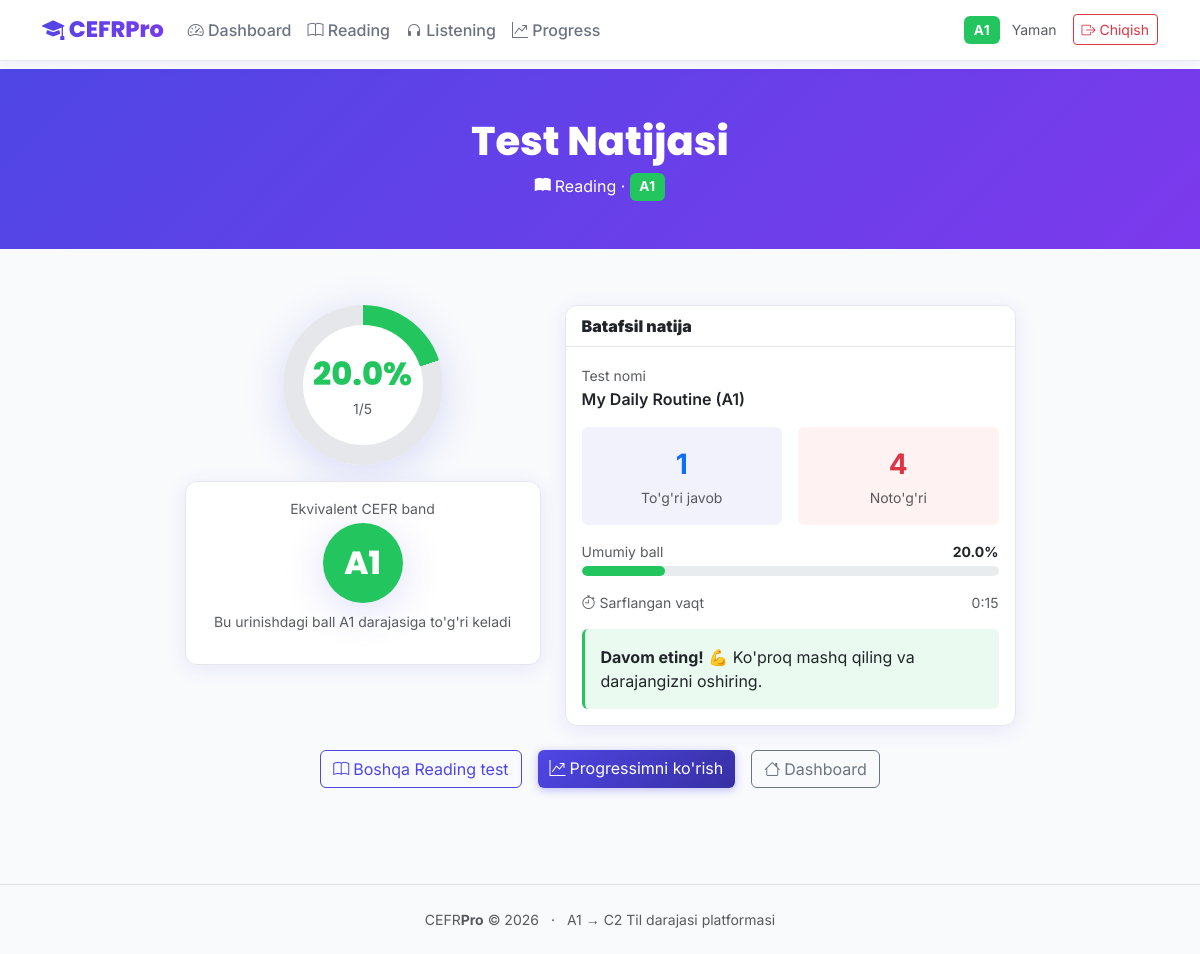
Page /results/1 (signed in) on the committed database.
### models.py (models this page shows, shortened)
class User(UserMixin, db.Model):
    __tablename__ = 'users'
    id = db.Column(db.Integer, primary_key=True)
    username = db.Column(db.String(80), unique=True, nullable=False)
    email = db.Column(db.String(120), unique=True, nullable=False)
    password_hash = db.Column(db.String(256), nullable=False)
    full_name = db.Column(db.String(120), default='')
    cefr_level = db.Column(db.String(4), default='A1')
    is_admin = db.Column(db.Boolean, default=False)
    created_at = db.Column(db.DateTime, default=datetime.utcnow)
    attempts = db.relationship('TestAttempt', backref='user', lazy=True)

class TestAttempt(db.Model):
    __tablename__ = 'test_attempts'
    id = db.Column(db.Integer, primary_key=True)
    user_id = db.Column(db.Integer, db.ForeignKey('users.id'), nullable=False)
    test_type = db.Column(db.String(20), nullable=False)   # 'reading' or 'listening'
    test_id = db.Column(db.Integer, nullable=False)
    level = db.Column(db.String(4), nullable=False)
    score = db.Column(db.Integer, default=0)               # correct answers
    total = db.Column(db.Integer, default=0)               # total questions
    percentage = db.Column(db.Float, default=0.0)
    time_spent = db.Column(db.Integer, default=0)          # seconds
    taken_at = db.Column(db.DateTime, default=datetime.utcnow)

class ReadingTest(db.Model):
    __tablename__ = 'reading_tests'
    id = db.Column(db.Integer, primary_key=True)
    title = db.Column(db.String(200), nullable=False)
    level = db.Column(db.String(4), nullable=False)       # A1, A2, …, C2
    passage = db.Column(db.Text, nullable=False)
    time_limit = db.Column(db.Integer, default=20)         # minutes
    created_at = db.Column(db.DateTime, default=datetime.utcnow)
    questions = db.relationship('ReadingQuestion', backref='test', lazy=True,
                                cascade='all, delete-orphan')

### app.py (the view)
@app.route('/results/<int:attempt_id>')
@login_required
def results(attempt_id):
    attempt = TestAttempt.query.get_or_404(attempt_id)
    if attempt.user_id != current_user.id and not current_user.is_admin:
        abort(403)
    pct = attempt.percentage
    if pct >= 90:
        band = 'C2'
    elif pct >= 78:
        band = 'C1'
    elif pct >= 65:
        band = 'B2'
    elif pct >= 52:
        band = 'B1'
    elif pct >= 38:
        band = 'A2'
    else:
        band = 'A1'
    if attempt.test_type == 'reading':
        test = ReadingTest.query.get(attempt.test_id)
    else:
        test = ListeningTest.query.get(attempt.test_id)
    return render_template('results.html', attempt=attempt, band=band, test=test)

### app.py (called while the page is built)
@login_manager.user_loader
def load_user(user_id):
    return User.query.get(int(user_id))

@app.context_processor
def inject_globals():
    return {'cefr_levels': CEFR_LEVELS, 'now': datetime.utcnow()}

### templates/results.html (shortened to what this page needs)
{% extends 'base.html' %}
{% block content %}
{% set color_map = {'A1':'#22C55E','A2':'#16A34A','B1':'#F59E0B','B2':'#D97706','C1':'#EF4444','C2':'#7C3AED'} %}
<div class="page-header text-center">
  <div class="container">
    <h1 class="fade-in">Test Natijasi</h1>
    <p class="fade-in fade-in-delay-1">
      {% if attempt.test_type == 'reading' %}<i class="bi bi-book-fill me-1"></i>Reading
      {% else %}<i class="bi bi-headphones me-1"></i>Listening{% endif %}
      · <span class="cefr-badge badge-{{ attempt.level }}">{{ attempt.level }}</span>
    </p>
  </div>
</div>
<div class="container pb-5">
  <div class="row justify-content-center g-4 mt-1">
    <div class="col-md-4 text-center">
      <div class="result-circle mx-auto mb-3"
           style="--pct:{{ attempt.percentage / 100 * 360 }}deg;
                  background: conic-gradient({{ color_map.get(band, 'var(--primary)') }} {{ attempt.percentage }}%, #E5E7EB 0%)">
        <div class="inner">
          <div class="pct-text" style="color:{{ color_map.get(band,'var(--primary)') }}">{{ attempt.percentage }}%</div>
          <div class="text-muted small">{{ attempt.score }}/{{ attempt.total }}</div>
        </div>
      </div>
      <div class="card p-3 text-center">
        <div class="text-muted small mb-1">Ekvivalent CEFR band</div>
        <div class="estimated-level-badge badge-{{ band }} mx-auto" style="font-size:2rem;width:80px;height:80px;">{{ band }}</div>
        <p class="mt-2 text-muted small">Bu urinishdagi ball {{ band }} darajasiga to'g'ri keladi</p>
      </div>
    </div>
    <div class="col-md-5">
      <div class="card h-100">
        <div class="card-header"><strong>Batafsil natija</strong></div>
        <div class="card-body">
          {% if test %}
          <div class="mb-3">
            <small class="text-muted">Test nomi</small>
            <div class="fw-semibold">{{ test.title }}</div>
          </div>
          {% endif %}
          <div class="row g-3 mb-3">
            <div class="col-6">
              <div class="p-3 rounded text-center" style="background:rgba(79,70,229,.07)">
                <div class="fs-3 fw-bold text-primary">{{ attempt.score }}</div>
                <small class="text-muted">To'g'ri javob</small>
              </div>
            </div>
            <div class="col-6">
              <div class="p-3 rounded text-center" style="background:rgba(239,68,68,.07)">
                <div class="fs-3 fw-bold text-danger">{{ attempt.total - attempt.score }}</div>
                <small class="text-muted">Noto'g'ri</small>
              </div>
            </div>
          </div>
          <div class="mb-3">
            <div class="d-flex justify-content-between mb-1">
              <small class="text-muted">Umumiy ball</small>
              <small class="fw-bold">{{ attempt.percentage }}%</small>
            </div>
            <div class="progress" style="height:10px;border-radius:5px">
              <div class="progress-bar" role="progressbar"
                   style="width:{{ attempt.percentage }}%;
                          background:{{ color_map.get(band,'var(--primary)') }};
                          border-radius:5px;transition:width 1s ease">
              </div>
            </div>
          </div>
          {% if attempt.time_spent %}
          <div class="d-flex justify-content-between text-muted small">
            <span><i class="bi bi-stopwatch me-1"></i>Sarflangan vaqt</span>
            <span>{{ (attempt.time_spent // 60) }}:{{ '%02d'|format(attempt.time_spent % 60) }}</span>
          </div>
          {% endif %}
          <div class="mt-3 p-3 rounded"
               style="background:{{ color_map.get(band,'var(--primary)') }}18;border-left:3px solid {{ color_map.get(band,'var(--primary)') }}">
            {% if attempt.percentage >= 80 %}
              <strong>Ajoyib natija!</strong> 🎉 Siz {{ band }} darajasini a'lo bajardiniz.
            {% elif attempt.percentage >= 60 %}
              <strong>Yaxshi natija!</strong> 👍 {{ band }} darajasida yaxshi ko'rsatkichlar.
            {% else %}
              <strong>Davom eting!</strong> 💪 Ko'proq mashq qiling va darajangizni oshiring.
            {% endif %}
          </div>
        </div>
      </div>
    </div>
  </div>
  <div class="text-center mt-4 d-flex justify-content-center gap-3 flex-wrap">
    {% if attempt.test_type == 'reading' %}
    <a href="{{ url_for('reading_list') }}" class="btn btn-outline-primary">
      <i class="bi bi-book me-1"></i>Boshqa Reading test
    </a>
    {% else %}
    <a href="{{ url_for('listening_list') }}" class="btn btn-outline-warning">
      <i class="bi bi-headphones me-1"></i>Boshqa Listening test
    </a>
    {% endif %}
    <a href="{{ url_for('progress') }}" class="btn btn-primary">
      <i class="bi bi-graph-up-arrow me-1"></i>Progressimni ko'rish
    </a>
    <a href="{{ url_for('dashboard') }}" class="btn btn-outline-secondary">
      <i class="bi bi-house me-1"></i>Dashboard
    </a>
  </div>
</div>
{% endblock %}

### templates/base.html (shortened to what this page needs)
<!DOCTYPE html>
<html lang="uz">
<head>
  <link href="https://cdn.jsdelivr.net/npm/bootstrap@5.3.2/dist/css/bootstrap.min.css" rel="stylesheet">
  <link href="https://cdn.jsdelivr.net/npm/bootstrap-icons@1.11.3/font/bootstrap-icons.min.css" rel="stylesheet">
  <link href="{{ url_for('static', filename='css/style.css') }}" rel="stylesheet">
</head>
<body>
{% if current_user.is_authenticated %}
<nav class="navbar navbar-expand-lg sticky-top">
  <div class="container">
    <a class="navbar-brand" href="{{ url_for('dashboard') }}">
      <i class="bi bi-mortarboard-fill"></i> CEFR<span style="color:var(--secondary)">Pro</span>
    </a>
    <div class="collapse navbar-collapse" id="navMain">
      <ul class="navbar-nav me-auto mb-2 mb-lg-0">
        <li class="nav-item">
          <a class="nav-link {% if request.endpoint == 'dashboard' %}active{% endif %}"
             href="{{ url_for('dashboard') }}"><i class="bi bi-speedometer2"></i> Dashboard</a>
        </li>
        <li class="nav-item">
          <a class="nav-link {% if 'reading' in request.endpoint %}active{% endif %}"
             href="{{ url_for('reading_list') }}"><i class="bi bi-book"></i> Reading</a>
        </li>
        <li class="nav-item">
          <a class="nav-link {% if 'listening' in request.endpoint %}active{% endif %}"
             href="{{ url_for('listening_list') }}"><i class="bi bi-headphones"></i> Listening</a>
        </li>
        <li class="nav-item">
          <a class="nav-link {% if request.endpoint == 'progress' %}active{% endif %}"
             href="{{ url_for('progress') }}"><i class="bi bi-graph-up-arrow"></i> Progress</a>
        </li>
      </ul>
      <div class="d-flex align-items-center gap-2">
        <span class="cefr-badge badge-{{ current_user.cefr_level }} me-1">
          {{ current_user.cefr_level }}
        </span>
        <span class="text-muted small">{{ current_user.full_name or current_user.username }}</span>
        <a href="{{ url_for('logout') }}" class="btn btn-sm btn-outline-danger ms-2">
          <i class="bi bi-box-arrow-right"></i> Chiqish
        </a>
      </div>
    </div>
  </div>
</nav>
{% endif %}
{% block content %}{% endblock %}
<footer class="mt-5 py-4 border-top text-center text-muted small">
  <div class="container">
    <span>CEFR<strong>Pro</strong> &copy; {{ now.year }}</span>
    <span class="mx-2">·</span>
    <span>A1 → C2 Til darajasi platformasi</span>
  </div>
</footer>
</body>
</html>

### static/css/style.css (style rules this page uses)
:root { --primary: #4F46E5; --primary-light: #818CF8; --primary-dark: #3730A3; --secondary: #7C3AED; --bg: #F8FAFC; --surface: #FFFFFF; --border: #E5E7EB; --text: #1F2937; --text-muted: #6B7280; --success: #10B981; --warning: #F59E0B; --danger: #EF4444; --radius: 12px; --shadow: 0 4px 20px rgba(79,70,229,0.10); --shadow-lg: 0 8px 40px rgba(79,70,229,0.18); --a1: #22C55E; --a2: #16A34A; --b1: #F59E0B; --b2: #D97706; --c1: #EF4444; --c2: #7C3AED; }
* { box-sizing: border-box; margin: 0; padding: 0; }
body { font-family: 'Inter', sans-serif; background: var(--bg); color: var(--text); min-height: 100vh; }
.navbar-brand { font-family: 'Poppins', sans-serif; font-weight: 800; font-size: 1.4rem; background: linear-gradient(135deg, var(--primary), var(--secondary)); -webkit-background-clip: text; -webkit-text-fill-color: transparent; background-clip: text; }
.navbar { background: rgba(255,255,255,0.95) !important; backdrop-filter: blur(12px); border-bottom: 1px solid var(--border); box-shadow: 0 2px 12px rgba(79,70,229,0.07); }
.nav-link { color: var(--text-muted) !important; font-weight: 500; transition: color .2s; }
.page-header { background: linear-gradient(135deg, var(--primary) 0%, var(--secondary) 100%); color: white; padding: 3rem 0 2rem; margin-bottom: 2rem; }
.page-header h1 { font-family: 'Poppins', sans-serif; font-weight: 800; }
.page-header p { opacity: .85; }
.card { border: 1px solid var(--border); border-radius: var(--radius); box-shadow: var(--shadow); transition: box-shadow .25s, transform .25s; background: var(--surface); }
.card-header { border-radius: var(--radius) var(--radius) 0 0 !important; border-bottom: 1px solid var(--border); background: var(--surface); font-weight: 600; }
.badge-A1 { background-color: var(--a1); color: #fff; }
.cefr-badge { display: inline-block; padding: .28em .7em; border-radius: 6px; font-weight: 700; font-size: .85em; letter-spacing: .04em; }
.result-circle { width: 160px; height: 160px; border-radius: 50%; display: inline-flex; align-items: center; justify-content: center; flex-direction: column; background: conic-gradient(var(--primary) var(--pct, 0%), #E5E7EB 0%); box-shadow: var(--shadow-lg); position: relative; }
.result-circle::before { content: ''; width: 120px; height: 120px; background: white; border-radius: 50%; position: absolute; }
.result-circle .inner { position: relative; z-index: 1; text-align: center; }
.result-circle .pct-text { font-family: 'Poppins', sans-serif; font-size: 2rem; font-weight: 800; color: var(--primary); }
.btn-primary { background: linear-gradient(135deg, var(--primary), var(--primary-dark)); border: none; box-shadow: 0 2px 8px rgba(79,70,229,.35); }
.btn-outline-primary { color: var(--primary); border-color: var(--primary); }
.estimated-level-badge { font-family: 'Poppins', sans-serif; font-size: 3rem; font-weight: 800; width: 100px; height: 100px; border-radius: 50%; display: inline-flex; align-items: center; justify-content: center; color: white; box-shadow: var(--shadow-lg); }
.fade-in { animation: fadeInUp .5s ease both; }
.fade-in-delay-1 { animation-delay: .1s; }

### rows in the picture
User: cefr_level "A1", full_name "Yaman"
TestAttempt: level "A1", percentage "20.0", score "1", total "5", attempt.total-attempt.score "4", time_spent "0", attempt.time_spent%60 "15"
ReadingTest: title "My Daily Routine (A1)"

### other values in the picture
{{ band }} "A1"
